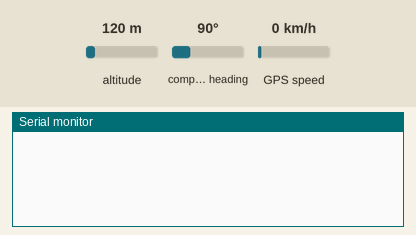
Recording of a sketch running on a simulated ESP8266 (NodeMCU). Parts: the last lines printed to the serial monitor. The test bench sets the inputs (shaded band); at power-on: compass heading 90°, altitude 120 m, GPS speed 0 km/h. WiFi joins after 1.5 s; servers stay silent unless stated; the GPS gets a fix after 3 s at 37.7749, -122.4194 with 8 satellites.

Above: at 3.0 s.
3.1 s: compass heading set to 7°
At 4.6 s:
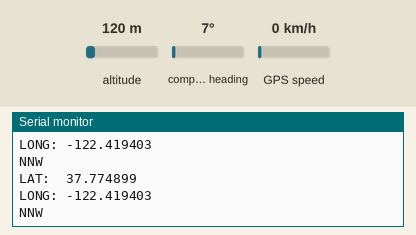
5.3 s: compass heading set to 90°
At 6.6 s:
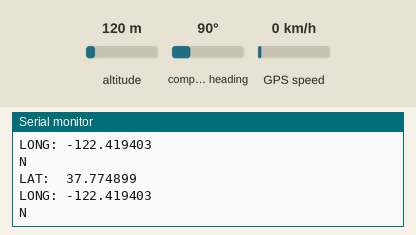
7.3 s: compass heading set to 269°
At 8.2 s:
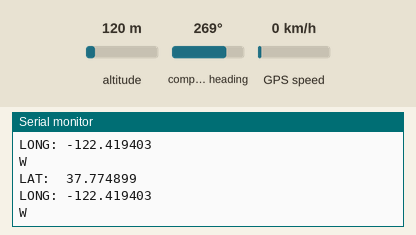
9.3 s: compass heading set to 6°
At 10.6 s:
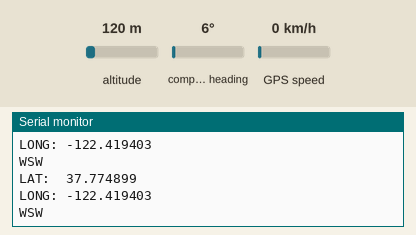
11.3 s: compass heading set to 14°
At 12.6 s:
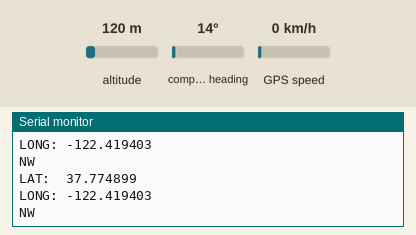

Measured:
- after the input at 3.1 s, the serial monitor: prints a new line after 0.71 s (image 1)
- after the input at 5.3 s, the serial monitor: prints a new line after 0.52 s (image 2)
- after the input at 7.3 s, the serial monitor: prints a new line after 0.52 s (image 3)
- after the input at 9.3 s, the serial monitor: prints a new line after 0.52 s (image 4)
- after the input at 11.3 s, the serial monitor: prints a new line after 0.52 s (image 5)

The sketch:

GPS_BLYNK.ino
```cpp
//VIKRAM BALA & MILES BATLEY, 2020. Contact: vikrambala2002@gmail.com.

//Source for this code:
//Viral Science www.viralsciencecreativity.com www.youtube.com/c/viralscience
//https://www.viralsciencecreativity.com/post/real-time-gps-location-tracker-nodemcu-esp8266

#include <TinyGPS++.h>
#include <SoftwareSerial.h>
#define BLYNK_PRINT Serial
#include <ESP8266WiFi.h>
#include <BlynkSimpleEsp8266.h>

static const int RXPin = 4, TXPin = 5;   // GPIO 4=D2(conneect Tx of GPS) and GPIO 5=D1(Connect Rx of GPS
static const uint32_t GPSBaud = 9600; //if Baud rate 9600 didn't work in your case then use 4800

TinyGPSPlus gps; // The TinyGPS++ object
WidgetMap myMap(V0);  // V0 for virtual pin of Map Widget

SoftwareSerial ss(RXPin, TXPin);  // The serial connection to the GPS device

BlynkTimer timer;

float spd;       //Variable  to store the speed
float sats;      //Variable to store no. of satellites response
String bearing;  //Variable to store orientation or direction of GPS

char auth[] = "Iv81JwxW7ypjmtFi1oGiv9-WwE2ajR4O";              //Your Project authentication key
char ssid[] = "MERIT6";                                       // Name of your network (HotSpot or Router name)
char pass[] = "*Putnam98#Zulu";                                      // Corresponding Password


//unsigned int move_index;         // moving index, to be used later
unsigned int move_index = 1;       // fixed location for now


void setup()
{
  Serial.begin(115200);
  Serial.println();
  ss.begin(GPSBaud);
  Blynk.begin(auth, ssid, pass);
  timer.setInterval(5000L, checkGPS); // every 5s check if GPS is connected, only really needs to be done once
}

void checkGPS(){
  if (gps.charsProcessed() < 10)
  {
    Serial.println(F("No GPS detected: check wiring."));
      Blynk.virtualWrite(V4, "GPS ERROR");  // Value Display widget  on V4 if GPS not detected
  }
}

void loop()
{
    while (ss.available() > 0)
    {
      // sketch displays information every time a new sentence is correctly encoded.
      if (gps.encode(ss.read()))
        displayInfo();
  }
  Blynk.run();
  timer.run();
}

void displayInfo()
{
  if (gps.location.isValid() )
  {
    float latitude = (gps.location.lat());     //Storing the Lat. and Lon.
    float longitude = (gps.location.lng());

    Serial.print("LAT:  ");
    Serial.println(latitude, 6);  // float to x decimal places
    Serial.print("LONG: ");
    Serial.println(longitude, 6);
    Blynk.virtualWrite(V1, String(latitude, 6));
    Blynk.virtualWrite(V2, String(longitude, 6));
    myMap.location(move_index, latitude, longitude, "GPS_Location");
    spd = gps.speed.kmph();               //get speed
       Blynk.virtualWrite(V3, spd);

       sats = gps.satellites.value();    //get number of satellites
       Blynk.virtualWrite(V4, sats);

       bearing = TinyGPSPlus::cardinal(gps.course.value()); // get the direction
       Blynk.virtualWrite(V5, bearing);
       Serial.println(bearing);
  }

 Serial.println();
}
```
